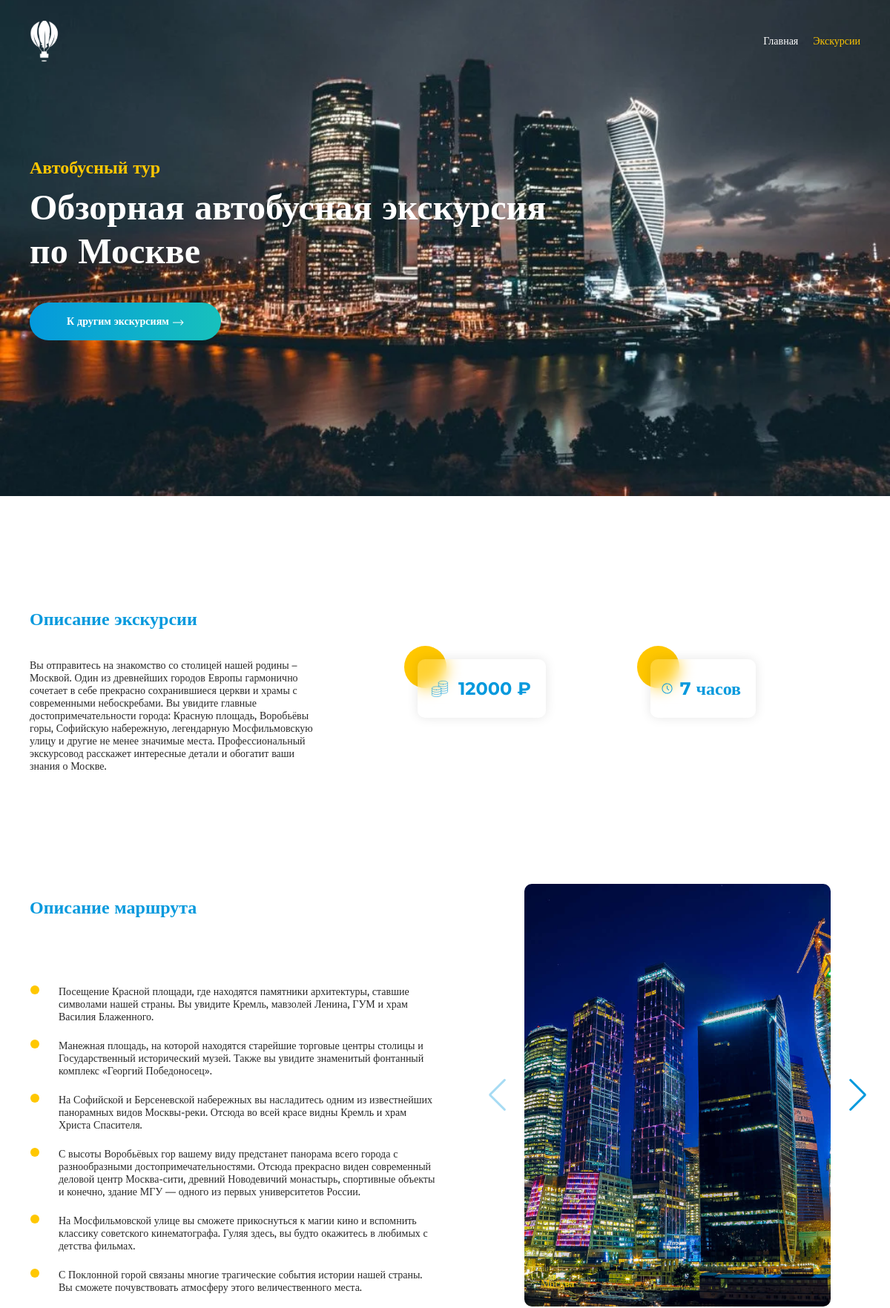
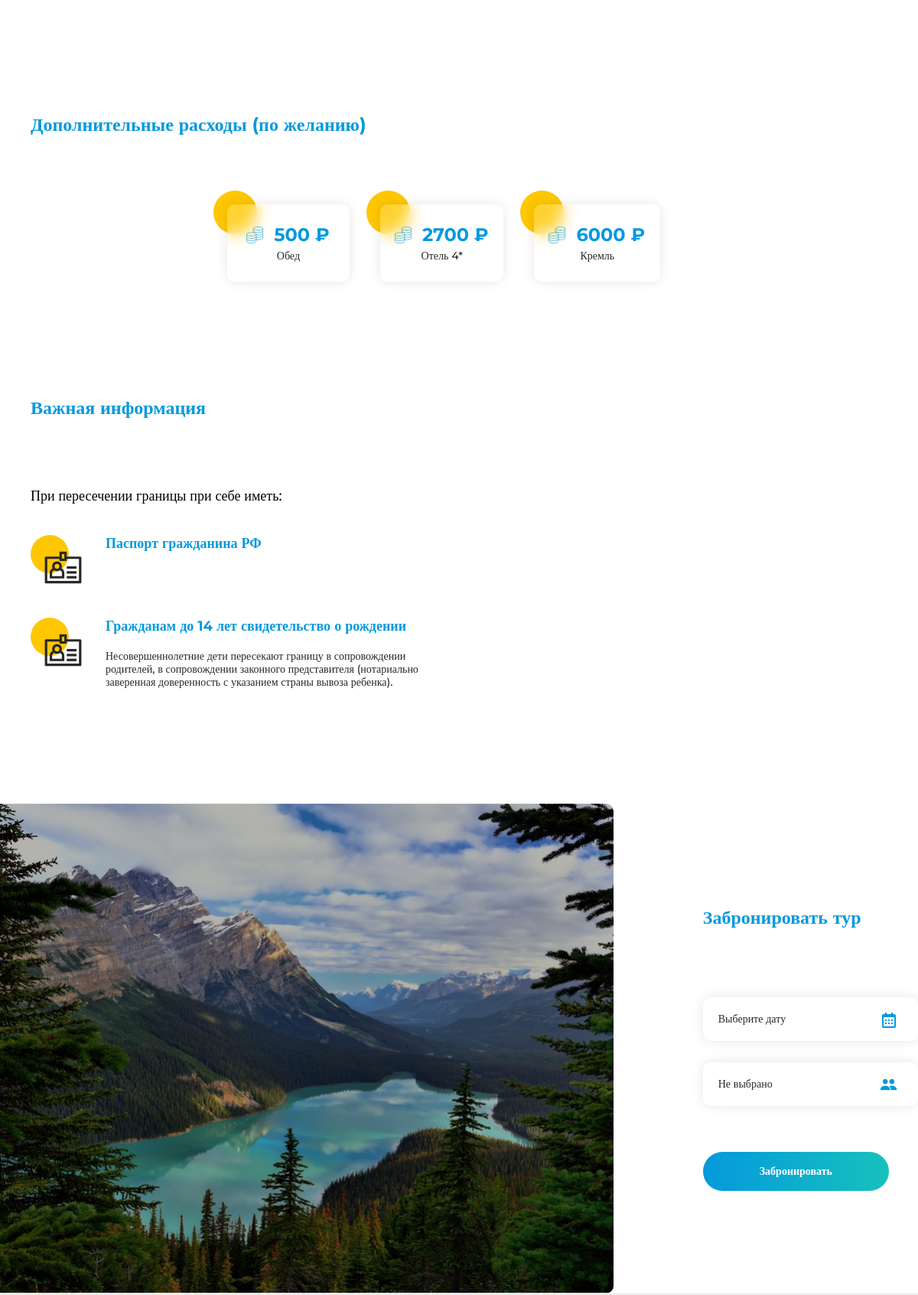
The page /5 (upper part) on the database its author committed (2 pictures, top to bottom).
### catalog/models.py (models this page shows, shortened)
class Tour(models.Model):
    class Meta:
        verbose_name = "Тур"
        verbose_name_plural = "Туры"
    name = models.CharField(max_length=255, verbose_name="Название тура")
    image = models.ImageField(upload_to="images", verbose_name="Фото")
    type_of_tour = models.ForeignKey(Type, on_delete=models.DO_NOTHING, verbose_name="Вид тура")
    place = models.CharField(max_length=255, verbose_name="Место проведения тура")
    price = models.PositiveIntegerField(verbose_name="Цена тура за одного человека")
    time = models.CharField(max_length=255, verbose_name="Длительность тура")
    description = models.TextField(verbose_name="Описание экскурсии")
    description2 = models.TextField(verbose_name="Описание маршрута (каждую точку писать с новой строки!)")
    additional_plces = models.TextField(verbose_name="Далее на выбор (каждую точку писать с новой строки!)", blank=True, null=True)
    gallery = models.ForeignKey(TourGallery, on_delete=models.CASCADE, verbose_name="Галлерея")
    additional_expences = models.ManyToManyField(TourExp, verbose_name="Дополнительные расходы")
    fav = models.BooleanField(verbose_name="Добавить в популярные туры", default=False)

class Type(models.Model):
    class Meta:
        verbose_name = "Вид тура"
        verbose_name_plural = "Виды туров"
    name = models.CharField(max_length=255, verbose_name="Вид тура")
    slug = models.SlugField(max_length=255, db_index=True, unique=True)
    def __str__(self):
        return self.name

class Images(models.Model):
    class Meta:
        verbose_name = "Фото для тура"
        verbose_name_plural = "Фото для туров"
    name = models.CharField(max_length=255, verbose_name="Место на фото")
    img = models.ImageField(upload_to="gallery", verbose_name="Фото")

class TourExp(models.Model):
    class Meta:
        verbose_name = "Дополнительные расходы"
        verbose_name_plural = "Дополнительные расходы"
    name = models.CharField(max_length=255, verbose_name="Название расхода")
    price = models.PositiveIntegerField(verbose_name="Цена")

### catalog/views.py (the view)
# urls.py: path('<int:pk>', single_tour, name='single_tour')
def single_tour(request, pk):
    tour = Tour.objects.get(pk=pk)
    tour.description2 = tour.description2.split("\n")
    tour.additional_plces = tour.additional_plces.split("\n") if tour.additional_plces else ""
    context = {'tour': tour}
    return render(request, 'single-tour.html', context=context)

### catalog/templates/single-tour.html (shortened to what this page needs)
{% extends 'base.html' %}
{% load static %}
{% block main %}
	<main class="single-tour-page">
			<section class="single-tour">
				<div class="single-tour__header tour-header">
					<div class="single-tour__image ibg">
					</div>
					<div class="tour-header__content">
						<span class="tour-header__type">
							{{ tour.type_of_tour }}
						</span>
						<h1 class="tour-header__title">
							{{ tour.name }}
						</h1>
						<a href="{% url 'tours' %}" class="tour-header__button button button_arrow">
							К другим экскурсиям
						</a>
					</div>
				</div>
			</section>
			<section class="tour-desc">
				<div class="container">
					<div class="tour-desc__body">
						<h3 class="tour-desc__title page-title">
							Описание экскурсии
						</h3>
						<div class="tour-desc__content">
							<p class="tour-desc__desc desc">
								{{ tour.description }}
							</p>
							<div class="tour-desc__cols">
								<div class="tour-desc__item-wrapper with-circle__wrapp">
									<div class="tour-desc__circle with-circle__circle"></div>
									<div class="tour-desc__item with-circle__item">
										<span class="tour-desc__item-val tour-desc__item-val_cost with-circle__val">{{ tour.price }} ₽</span>
									</div>
								</div>
								<div class="tour-desc__item-wrapper with-circle__wrapp">
									<div class="tour-desc__circle with-circle__circle"></div>
									<div class="tour-desc__item with-circle__item">
										<span class="tour-desc__item-val tour-desc__item-val_time with-circle__val">{{ tour.time }}</span>
									</div>
								</div>
							</div>
						</div>
					</div>
				</div>
			</section>
			<section class="route">
				<div class="container">
					<div class="route__body">
						<div class="route__content">
							<h2 class="route__title page-title">
								Описание маршрута
							</h2>
							<ul class="route__plan">
								{% for d in tour.description2 %}
								<li>
									<p>{{ d }}</p>
								</li>
								{% endfor %}
							</ul>
						</div>
						<div class="slider2">
							<div class="rout__slider swiper">
								<div class="rout__slider-wrapper swiper-wrapper">
									{% for pic in tour.gallery.images.all %}
									<div class="rout__item-wrapper swiper-slide">
										<div class="rout__item ibg">
											<h5 class="rout__item-title">
												{{ pic.name }}
											</h5>
										</div>
									</div>
									{% endfor %}
								</div>
							</div>
							<div class="swiper-button-prev"></div>
							<div class="swiper-button-next"></div>
						</div>
					</div>
				</div>
			</section>
			<section class="expenses">
				<div class="container">
					<div class="expenses__body">
						<h2 class="expenses__title page-title">
							Дополнительные расходы (по желанию)
						</h2>
						<div class="expenses__items">
							{% for e in tour.additional_expences.all %}
							<div class="expenses__item-wrapper with-circle__wrapp">
								<div class="expenses__circle with-circle__circle"></div>
								<div class="expenses__item with-circle__item">
									<span class="expenses__item-cost with-circle__val">
										{{ e.price }} ₽
									</span>
									<p class="expenses__item-desc desc">
										{{ e.name }}
									</p>
								</div>
							</div>
							{% endfor %}
						</div>
					</div>
				</div>
			</section>
			<section class="important">
				<div class="container">
					<div class="important__body">
						<h2 class="important__title page-title">
							Важная информация
						</h2>
						<div class="important__content">
							<div class="important__info">
								<h4 class="important__info-title">
									При пересечении границы при себе иметь:
								</h4>
								<div class="important__info-items">
									<div class="important__info-item info-item">
										<div class="important__info info-item__img">
											<img src="{% static 'Img/Single-tour/Info/icon_02.svg' %}" alt="">
										</div>
										<div class="important__info info-item__text">
											<h5 class="important__info info-item__title">
												Паспорт гражданина РФ
											</h5>
										</div>
									</div>
									<div class="important__info-item info-item">
										<div class="important__info info-item__img">
											<img src="{% static 'Img/Single-tour/Info/icon_02.svg' %}" alt="">
										</div>
										<div class="important__info info-item__text">
											<h5 class="important__info info-item__title">
												Гражданам до 14 лет свидетельство о рождении
											</h5>
											<div class="important__info info-item__desc desc">
												Несовершеннолетние дети пересекают границу в сопровождении родителей, в сопровождении законного представителя (нотариально заверенная доверенность с указанием страны вывоза ребенка).
											</div>
										</div>
									</div>
								</div>
							</div>
						</div>
					</div>
				</div>
			</section>
			<section class="booking">
				<div class="container">
					<div class="booking__body">
						<img class="booking__image" src="{% static 'Img/Single-tour/Form/image_01.jpg' %}" alt="">
						<form action="{% url 'tours' %}" class="booking__form">
							<h2 class="booking__title title">Забронировать тур</h2>
							<div class="booking__input-wrapper booking__input-wrapper_date">
								<input placeholder="Выберите дату" id="airdatepicker_booking" type="text" class="booking__input ">
							</div>
							<div class="booking__select-wrapper select-wrapper booking__select-wrapper_count">
								<select class="booking__select" name="" id="">
									<option selected value="">Не выбрано</option>
								</select>
							</div>
							<button class="booking__button button" type="submit">
								Забронировать
							</button>
						</form>
					</div>
				</div>
			</section>
		</main>
{% endblock %}

### rows shown on the page
Tour: type_of_tour "Автобусный тур", name "Обзорная автобусная экскурсия по Москве", description "Вы отправитесь на знакомство со столицей нашей родины – Москвой. Один из древнейших городов Европы гармонично сочетает в себе прекрасно сохранившиеся церкви и храмы с современными небоскребами. Вы увидите главные достопримечательности города: Красную площадь, Воробьёвы горы, Софийскую набережную, легендарную Мосфильмовскую улицу и другие не менее значимые места. Профессиональный экскурсовод расскажет интересные детали и обогатит ваши знания о Москве.", price "12000", time "7 часов"
Images: name "Москва"
TourExp: price "500", name "Обед"
TourExp: price "2700", name "Отель 4*"
TourExp: price "6000", name "Кремль"

### other values the page prints
{{ d }} "Посещение Красной площади, где находятся памятники архитектуры, ставшие символами нашей страны. Вы увидите Кремль, мавзолей Ленина, ГУМ и храм Василия Блаженного." "Манежная площадь, на которой находятся старейшие торговые центры столицы и Государственный исторический музей. Также вы увидите знаменитый фонтанный комплекс «Георгий Победоносец»." "На Софийской и Берсеневской набережных вы насладитесь одним из известнейших панорамных видов Москвы-реки. Отсюда во всей красе видны Кремль и храм Христа Спасителя." "На Мосфильмовской улице вы сможете прикоснуться к магии кино и вспомнить классику советского кинематографа. Гуляя здесь, вы будто окажитесь в любимых с детства фильмах." "С Поклонной горой связаны многие трагические события истории нашей страны. Вы сможете почувствовать атмосферу этого величественного места."
